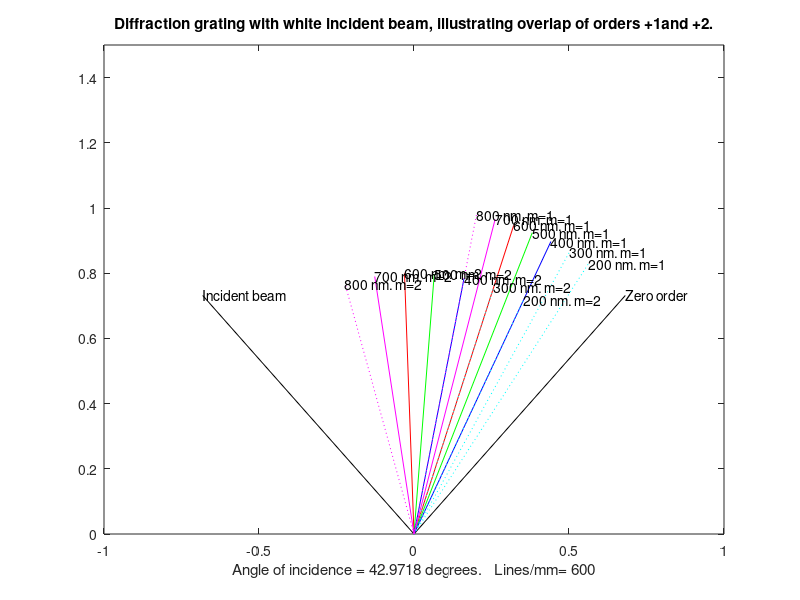

This chart was generated by the following MATLAB code: (Note: this script raises an error after producing the figure.)
global alphar
global angle0
global d
global lambda1
global lambda2
global lambda3
global lambda4
global lambda5
global lambda6
global lambda7

% User-modifiable parameters:
alphar = .75; % initial value of angle of incidence
R=600;        % inital value of grating Ruling density, lines/mm,
d=1000000/R;  % initial value of groove spacing, in mn
lambda1=600;  % Wavelength 1, plotted as red line
lambda2=500;  % Wavelength 2, plotted as green line
lambda3=400;  % Wavelength 3, plotted as blue line
lambda4=300;  % Wavelength 4, plotted as dotted blue line
lambda5=200;  % Wavelength 5, plotted as dotted blue line
lambda6=700;  % Wavelength 6, plotted as magenta line
lambda7=800;  % Wavelength 7, plotted as dotted magenta line

close
figure(1);
clf
h=figure(1);
r=pi/2; % Constant used below

% Compute the angle of the zero-order beam and the X and Y coordinates for
% the endoint of the incident and zero-order beams. 
xi=-cos(r-alphar);yi=sin(r-alphar); % Incident beam
angle0 = asin(-sin(alphar));x0=-cos(r-angle0);y0=sin(r-angle0); % Zero order

% Compute the angle of each diffracted beam and the X and Y coordinates for
% the endpoint of the line if the angle is 90 degrees or less.
m=1;          % Diffraction Order 
angle1 = asin(m*lambda1/d-sin(alphar));if imag(angle1)==0;x1=-cos(r-angle1);y1=sin(r-angle1);else x1=0;y1=0;end;
angle2 = asin(m*lambda2/d-sin(alphar));if imag(angle2)==0;x2=-cos(r-angle2);y2=sin(r-angle2);else x2=0;y2=0;end;
angle3 = asin(m*lambda3/d-sin(alphar));if imag(angle3)==0;x3=-cos(r-angle3);y3=sin(r-angle3);else x3=0;y3=0;end;
angle4 = asin(m*lambda4/d-sin(alphar));if imag(angle4)==0;x4=-cos(r-angle4);y4=sin(r-angle4);else x4=0;y4=0;end;
angle5 = asin(m*lambda5/d-sin(alphar));if imag(angle5)==0;x5=-cos(r-angle5);y5=sin(r-angle5);else x5=0;y5=0;end;
m=2;          % Diffraction Order 
angle6 = asin(m*lambda1/d-sin(alphar));if imag(angle6)==0;x6=-.8.*cos(r-angle6);y6=.8.*sin(r-angle6);else x6=0;y6=0;end;
angle7 = asin(m*lambda2/d-sin(alphar));if imag(angle7)==0;x7=-.8.*cos(r-angle7);y7=.8.*sin(r-angle7);else x7=0;y7=0;end;
angle8 = asin(m*lambda3/d-sin(alphar));if imag(angle8)==0;x8=-.8.*cos(r-angle8);y8=.8.*sin(r-angle8);else x8=0;y8=0;end;
angle9 = asin(m*lambda4/d-sin(alphar));if imag(angle9)==0;x9=-.8.*cos(r-angle9);y9=.8.*sin(r-angle9);else x9=0;y9=0;end;
angle10 = asin(m*lambda5/d-sin(alphar));if imag(angle10)==0;x10=-.8.*cos(r-angle10);y10=.8.*sin(r-angle10);else x10=0;y10=0;end;
m=1;
angle11 = asin(m*lambda6/d-sin(alphar));if imag(angle11)==0;x11=-cos(r-angle11);y11=sin(r-angle11);else x11=0;y11=0;end;
angle12 = asin(m*lambda7/d-sin(alphar));if imag(angle12)==0;x12=-cos(r-angle12);y12=sin(r-angle12);else x12=0;y12=0;end;
m=2;
angle13 = asin(m*lambda6/d-sin(alphar));if imag(angle13)==0;x13=-.8.*cos(r-angle13);y13=.8.*sin(r-angle13);else x13=0;y13=0;end;
angle14 = asin(m*lambda7/d-sin(alphar));if imag(angle14)==0;x14=-.8.*cos(r-angle14);y14=.8.*sin(r-angle14);else x14=0;y14=0;end;

% Draw lines from 0,0 to the endpoints
plot([0 xi],[0 yi],'k',[0 x0],[0 y0],'k',...
    [0 x1],[0 y1],'r',[0 x2],[0 y2],'g',[0 x3],[0 y3],'b',...
    [0 x4],[0 y4],'c:',[0 x5],[0 y5],'c:',[0 x6],[0 y6],'r',...
    [0 x7],[0 y7],'g',[0 x8],[0 y8],'b',[0 x9],[0 y9],'c:',[0 x10],[0 y10],'c:',...
    [0 x11],[0 y11],'m',[0 x12],[0 y12],'m:',[0 x13],[0 y13],'m',[0 x14],[0 y14],'m:')

% Add labels and title
xlabel(['Angle of incidence = ' num2str(alphar*360/(2*pi)) ' degrees.   Lines/mm= '  num2str(1000000/d)])
title('Diffraction grating with white incident beam, illustrating overlap of orders +1and +2.');
text(xi,yi,'Incident beam');
text(x0,y0,'Zero order');
% Label diffracted beams if it is on scale (90 degrees or less)
if imag(angle1)==0;text(x1,y1,[num2str(lambda1) ' nm. m=1']);end;
if imag(angle2)==0;text(x2,y2,[num2str(lambda2) ' nm. m=1']);end;
if imag(angle3)==0;text(x3,y3,[num2str(lambda3) ' nm. m=1']);end;
if imag(angle4)==0;text(x4,y4,[num2str(lambda4) ' nm. m=1']);end;
if imag(angle5)==0;text(x5,y5,[num2str(lambda5) ' nm. m=1']);end;
if imag(angle6)==0;text(x6,y6,[num2str(lambda1) ' nm. m=2']);end;
if imag(angle7)==0;text(x7,y7,[num2str(lambda2) ' nm. m=2']);end;
if imag(angle8)==0;text(x8,y8,[num2str(lambda3) ' nm. m=2']);end;
if imag(angle9)==0;text(x9,y9,[num2str(lambda4) ' nm. m=2']);end;
if imag(angle10)==0;text(x10,y10,[num2str(lambda5) ' nm. m=2']);end;
if imag(angle11)==0;text(x11,y11,[num2str(lambda6) ' nm. m=1']);end;
if imag(angle12)==0;text(x12,y12,[num2str(lambda7) ' nm. m=1']);end;
if imag(angle13)==0;text(x13,y13,[num2str(lambda6) ' nm. m=2']);end;
if imag(angle14)==0;text(x14,y14,[num2str(lambda7) ' nm. m=2']);end;
h2=gca;axis([-1 1 0 1.5]);

% Draw the sliders
rtslid(h,@GratingWhite1,h2,1,'Scale',[0 pi/2],'Def',alphar,'Back',[0.9 0.9 0.9],'Label','Angle');
rtslid(h,@GratingWhite2,h2,0,'Scale',[0 2400],'Def',600,'Back',[0.9 0.9 0.9],'Label','Lines/mm','Position',[0.95 0.1 0.03 0.8]);
